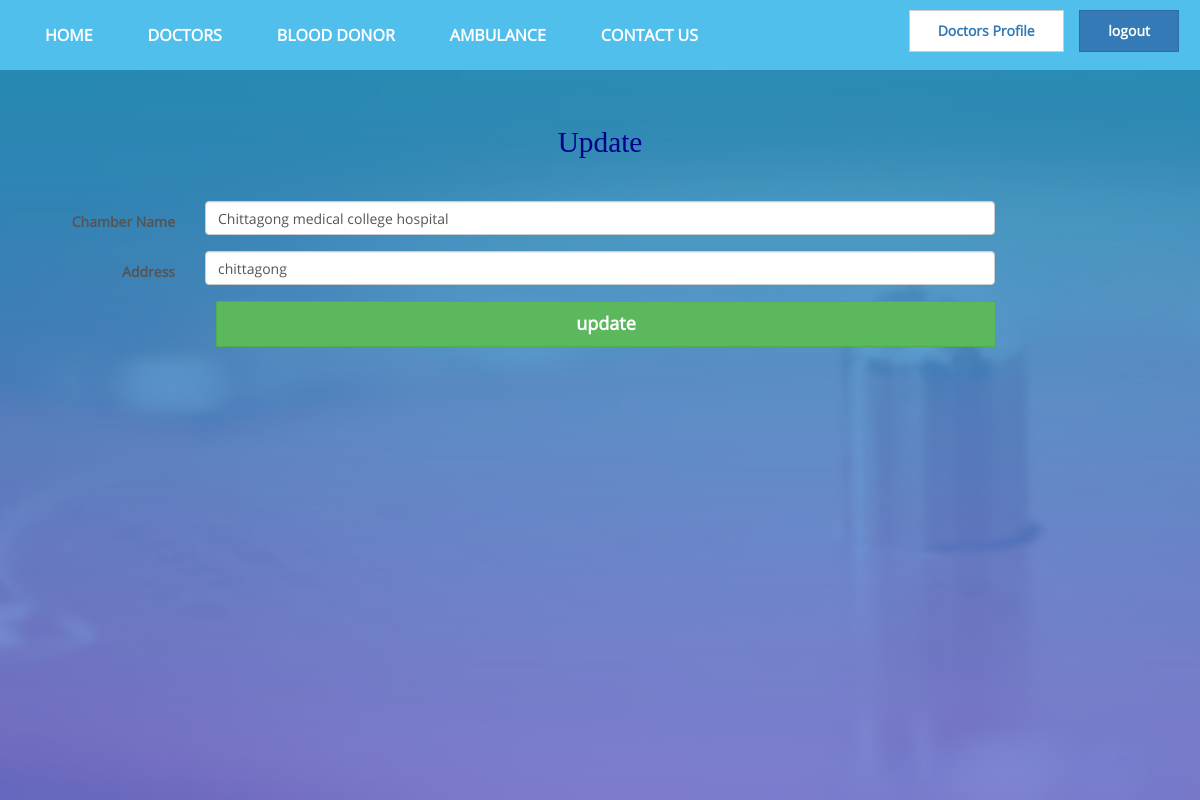
The app's page /views/Doctor/Profile/Edit_chambers.php?chamb_id=32 (signed in) with its own data.
### tables this page shows
CREATE TABLE `chambers` (
  `chamb_id` int(11) NOT NULL,
  `id` int(11) NOT NULL,
  `chamber_name` varchar(255) NOT NULL,
  `address` varchar(255) NOT NULL
);

### src/Model/Database.php (called while the page is built, shortened)
<?php
class Database{
    public $username="root";
    public $password="";
    public function __construct()
    {
        try {
            $this->conn = new PDO("mysql:host=localhost;dbname=doctor-information", $this->username, $this->password);
        }
        catch(PDOException $e) {
            echo $e->getMessage();
        }
    }
}

### src/Chambers/Chambers.php (called while the page is built, shortened)
<?php
class Chambers extends DB{
    public $chamb_id="";
    public function prepare($data=array()){
        if(array_key_exists('chamb_id',$data)){
            $this->chamb_id=$data['chamb_id'];
        }
        return $this;
    }
    public function view($fetchMode="ASSOC"){
        $STH = $this->conn->query('SELECT * from chambers where chamb_id='.$this->chamb_id);
        $STH->setFetchMode(PDO::FETCH_OBJ);
        $singleUser  = $STH->fetch();
        return $singleUser;
    }
}

### views/Doctor/Profile/Edit_chambers.php (the view, shortened to what this page needs)
<?php
$obj=new \App\Chambers\Chambers();
$obj->prepare($_GET);
$singleUser = $obj->view();
?>
<!DOCTYPE html>
<html xmlns="http://www.w3.org/1999/html">
<head>
    <link rel="stylesheet" href="../../../css/bootstrap.min.css">
    <link rel="stylesheet" href="../../../css/font-awesome.min.css">
    <link rel="stylesheet" href="../../../css/style.css">
</head>
<body>
<div id="message" >
</div>
<br>
<h1 class="animate-flicker" style="text-align:center;font-weight:normal;font-size:22pt;color:darkblue;font-family: Georgia,serif">Update</h1>
<br>
<div>
    <form class="form-horizontal" action="chambers_update.php" method="post" enctype="multipart/form-data">
        <div class="form-group">
            <label class="control-label col-sm-2" for="lname">Chamber Name</label>
            <div class="col-sm-8">
                <input type="text" class="form-control" id="lname" name="chamber_name"  value="<?php echo $singleUser->chamber_name; ?>" placeholder="Chamber Name">
            </div>
        </div>
        <div class="form-group">
            <label class="control-label col-sm-2" for="lname">Address</label>
            <div class="col-sm-8">
                <input type="text" class="form-control" id="lname" name="address" value="<?php echo $singleUser->address; ?>" placeholder="address">
            </div>
        </div>
        <div class="text-center col-md-12">
            <div class="col-sm-2"></div>
            <input class="btn btn-lg btn-success col-sm-8" type="submit" value="update">
        </div>
    </form>
        </div>
</body>
</html>

### css/style.css (style rules this page uses)
*, *:after, *:before { box-sizing: border-box; }
h1, h2, h3, h4, h5, h6 { font-family: "OpenSans-Regular", sans-serif; font-weight: 700; margin: 0 0 15px; color: #333333; }
html, body { height: 100% }
body { font-family: "OpenSans-Regular", sans-serif; font-size: 14px; line-height: 2; color: #555555; font-weight: 400; }
.btn { border-radius: 0; margin: 0 6px; padding: 10px 28px; font-weight: 700; -webkit-transition: .4s; transition: .4s; }

### views/Doctor/Profile/Edit_chambers.php (style rules this page uses)
.animate-flicker { animation: fadeIn 1s infinite alternate; }

### records on screen
chambers: chamber_name "Chittagong medical college hospital", address "chittagong"
